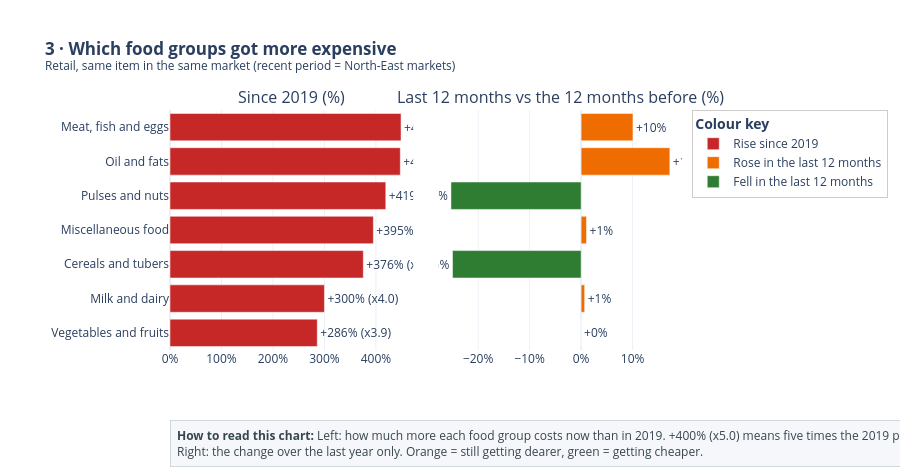

Write notebook code for a chart like this one.
### Markdown cell above
## 3. Which food groups got more expensive

### Code cell
# ================================================================
# 3. FOOD GROUPS: HOW MUCH PRICES ROSE  (same item, same market)
# ================================================================
L = f"DATE '{LATEST.date()}'"
groups = con.execute(f"""
    WITH m AS (
        SELECT category, market, product,
               MEDIAN(price) FILTER (WHERE year = 2019)                         AS p2019,
               MEDIAN(price) FILTER (WHERE month >  {L} - INTERVAL 12 MONTH)    AS p_now,
               MEDIAN(price) FILTER (WHERE month <= {L} - INTERVAL 12 MONTH
                                       AND month >  {L} - INTERVAL 24 MONTH)    AS p_prev
        FROM prices WHERE {FOOD_RETAIL}
        GROUP BY ALL
    )
    SELECT category,
           100 * (MEDIAN(p_now / p2019) - 1)  AS since_2019_pct,
           100 * (MEDIAN(p_now / p_prev) - 1) AS last_12m_pct,
           COUNT(DISTINCT product)            AS items,
           COUNT(p_now / p2019)               AS market_items
    FROM m GROUP BY category
    ORDER BY since_2019_pct
""").fetchdf()
groups["category"] = groups["category"].str.capitalize()
print("Median price change for the same item in the same market")
print(f"  since_2019 : 2019 average → {LATEST - pd.DateOffset(months=11):%b %Y}–{LATEST:%b %Y}")
print("  last_12m   : previous 12 months → last 12 months\n")
print(groups.round(0).to_string(index=False))

fig = make_subplots(rows=1, cols=2, shared_yaxes=True, horizontal_spacing=0.05,
                    subplot_titles=["Since 2019 (%)", "Last 12 months vs the 12 months before (%)"])
fig.add_trace(go.Bar(y=groups["category"], x=groups["since_2019_pct"], orientation="h", marker_color="#C62828",
                     name="Rise since 2019",
                     text=[f"+{v:.0f}% (x{1 + v / 100:.1f})" for v in groups["since_2019_pct"]],
                     textposition="outside", hovertemplate="%{y}: %{x:+.0f}%<extra></extra>"), row=1, col=1)
for label, colour, mask in [("Rose in the last 12 months", "#EF6C00", groups["last_12m_pct"] > 0),
                            ("Fell in the last 12 months", "#2E7D32", groups["last_12m_pct"] <= 0)]:
    part = groups[mask]
    fig.add_trace(go.Bar(y=part["category"], x=part["last_12m_pct"], orientation="h", marker_color=colour,
                         name=label, text=part["last_12m_pct"].map("{:+.0f}%".format), textposition="outside",
                         hovertemplate="%{y}: %{x:+.0f}%<extra></extra>"), row=1, col=2)
fig.update_xaxes(ticksuffix="%")
fig.update_yaxes(categoryorder="array", categoryarray=groups["category"].tolist())
fig.update_layout(height=440, barmode="relative", margin=dict(l=170),
                  title="<b>3 · Which food groups got more expensive</b>"
                        "<br><sup>Retail, same item in the same market (recent period = North-East markets)</sup>")
show(fig, "03_food_groups",
     "Left: how much more each food group costs now than in 2019. +400% (x5.0) means five times the 2019 price.<br>"
     "Right: the change over the last year only. Orange = still getting dearer, green = getting cheaper.",
     legend_title="Colour key")

### Figure 1 — Plotly figure (JSON) as saved in the notebook; plotly's stock layout.template omitted (floating-point values rounded to 4 significant figures)
{"data": [{"hovertemplate": "%{y}: %{x:+.0f}%<extra></extra>", "marker": {"color": "#C62828"}, "name": "Rise since 2019", "orientation": "h", "text": ["+286% (x3.9)", "+300% (x4.0)", "+376% (x4.8)", "+395% (x5.0)", "+419% (x5.2)", "+447% (x5.5)", "+449% (x5.5)"], "textposition": "outside", "type": "bar", "x": [286.1, 300.0, 375.5, 395.0, 419.2, 447.4, 448.8], "xaxis": "x", "y": ["Vegetables and fruits", "Milk and dairy", "Cereals and tubers", "Miscellaneous food", "Pulses and nuts", "Oil and fats", "Meat, fish and eggs"], "yaxis": "y"}, {"hovertemplate": "%{y}: %{x:+.0f}%<extra></extra>", "marker": {"color": "#EF6C00"}, "name": "Rose in the last 12 months", "orientation": "h", "text": ["+1%", "+1%", "+17%", "+10%"], "textposition": "outside", "type": "bar", "x": [0.6902, 1.048, 17.23, 10.07], "xaxis": "x2", "y": ["Milk and dairy", "Miscellaneous food", "Oil and fats", "Meat, fish and eggs"], "yaxis": "y2"}, {"hovertemplate": "%{y}: %{x:+.0f}%<extra></extra>", "marker": {"color": "#2E7D32"}, "name": "Fell in the last 12 months", "orientation": "h", "text": ["+0%", "-25%", "-25%"], "textposition": "outside", "type": "bar", "x": [0.0, -24.98, -25.28], "xaxis": "x2", "y": ["Vegetables and fruits", "Cereals and tubers", "Pulses and nuts"], "yaxis": "y2"}], "layout": {"annotations": [{"font": {"size": 16}, "showarrow": false, "text": "Since 2019 (%)", "x": 0.2375, "xanchor": "center", "xref": "paper", "y": 1.0, "yanchor": "bottom", "yref": "paper"}, {"font": {"size": 16}, "showarrow": false, "text": "Last 12 months vs the 12 months before (%)", "x": 0.7625, "xanchor": "center", "xref": "paper", "y": 1.0, "yanchor": "bottom", "yref": "paper"}, {"align": "left", "bgcolor": "#F5F7FA", "bordercolor": "#CFD8DC", "borderpad": 6, "borderwidth": 1, "font": {"color": "#37474F", "size": 12}, "showarrow": false, "text": "<b>How to read this chart:</b> Left: how much more each food group costs now than in 2019. +400% (x5.0) means five times the 2019 price.<br>Right: the change over the last year only. Orange = still getting dearer, green = getting cheaper.", "x": 0, "xanchor": "left", "xref": "paper", "y": -0.2917, "yanchor": "top", "yref": "paper"}], "barmode": "relative", "height": 476, "legend": {"bgcolor": "rgba(255,255,255,0.85)", "bordercolor": "#ccc", "borderwidth": 1, "orientation": "v", "title": {"text": "<b>Colour key</b>"}, "x": 1.02, "xanchor": "left", "y": 1, "yanchor": "top"}, "margin": {"b": 126, "l": 170, "t": 110}, "showlegend": true, "title": {"text": "<b>3 · Which food groups got more expensive</b><br><sup>Retail, same item in the same market (recent period = North-East markets)</sup>"}, "xaxis": {"anchor": "y", "domain": [0.0, 0.475], "ticksuffix": "%"}, "xaxis2": {"anchor": "y2", "domain": [0.525, 1.0], "ticksuffix": "%"}, "yaxis": {"anchor": "x", "categoryarray": ["Vegetables and fruits", "Milk and dairy", "Cereals and tubers", "Miscellaneous food", "Pulses and nuts", "Oil and fats", "Meat, fish and eggs"], "categoryorder": "array", "domain": [0.0, 1.0]}, "yaxis2": {"anchor": "x2", "categoryarray": ["Vegetables and fruits", "Milk and dairy", "Cereals and tubers", "Miscellaneous food", "Pulses and nuts", "Oil and fats", "Meat, fish and eggs"], "categoryorder": "array", "domain": [0.0, 1.0], "matches": "y", "showticklabels": false}}}
